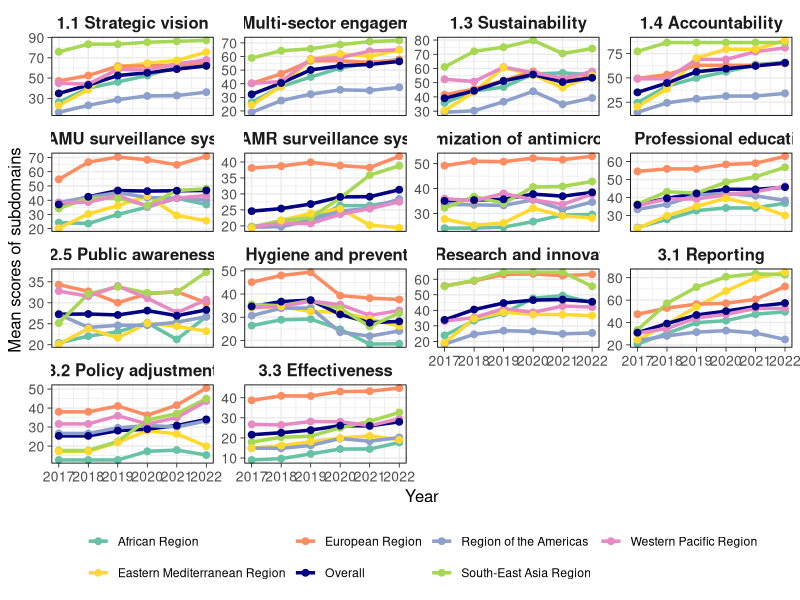

Write R code to recreate this figure.
library(dplyr)
library(ggplot2)
library(RColorBrewer)

# Read data
data <- read.csv("../data/fig2D.csv")

# Custom WHO region order
ordered_who <- c(
  "African Region",
  "European Region",
  "Region of the Americas",
  "Western Pacific Region",
  "South-East Asia Region",
  "Eastern Mediterranean Region"
)

data$WHO_Region <- factor(data$WHO_Region, levels = ordered_who)

# Compute the mean score for each WHO Region–subdomain–year combination
regional_summary <- data %>%
  group_by(WHO_Region, subdomain, year) %>%
  summarise(value = mean(value, na.rm = TRUE), .groups = "drop")

# Compute overall mean (across all regions)
overall_summary <- data %>%
  group_by(subdomain, year) %>%
  summarise(value = mean(value, na.rm = TRUE), .groups = "drop") %>%
  mutate(WHO_Region = "Overall")

# Combine regional and overall data
plot_data <- bind_rows(regional_summary, overall_summary)

# Define colors using Set2 palette
region_colors <- brewer.pal(n = 6, name = "Set2")
names(region_colors) <- ordered_who
all_colors <- c(region_colors, Overall = "#020080")

# Plot
p <- ggplot(plot_data, aes(x = year, y = value, color = WHO_Region, group = WHO_Region)) +
  geom_line(linewidth = 1.2) +
  geom_point(size = 2) +
  facet_wrap(~ subdomain, scales = "free_y") +
  scale_color_manual(values = all_colors) +
  labs(x = "Year", y = "Mean scores of subdomains") +
  theme_minimal() +
  theme(
    strip.text = element_text(size = 12, face = "bold"),
    plot.title = element_text(size = 16, face = "bold"),
    axis.text = element_text(size = 10),
    axis.title = element_text(size = 12),
    legend.title = element_blank(),
    legend.position = "bottom",
    panel.border = element_rect(color = "black", fill = NA, linewidth = 0.6),
    axis.ticks = element_line(color = "black", linewidth = 0.25),
    axis.ticks.length = unit(0.1, "cm")
  )

# Save plot
ggsave("../output/fig2D.pdf",
       plot = p, width = 12, height = 12)
